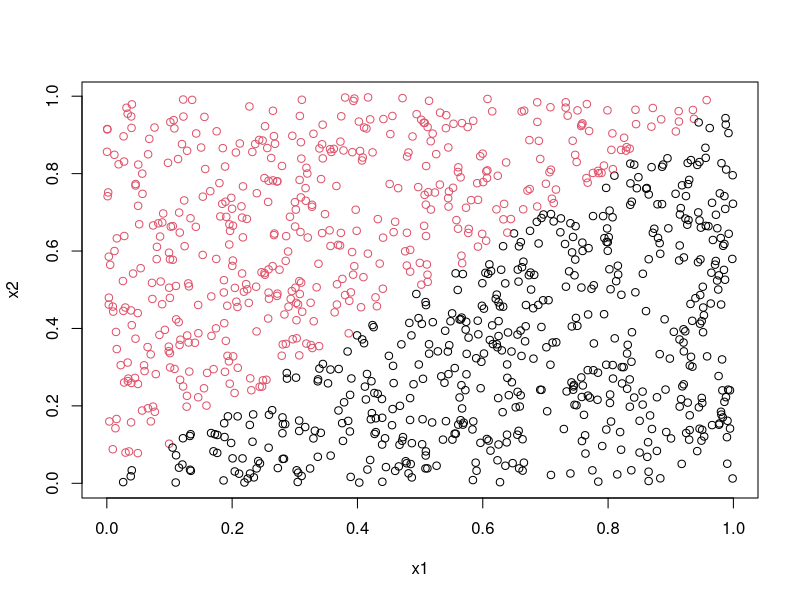
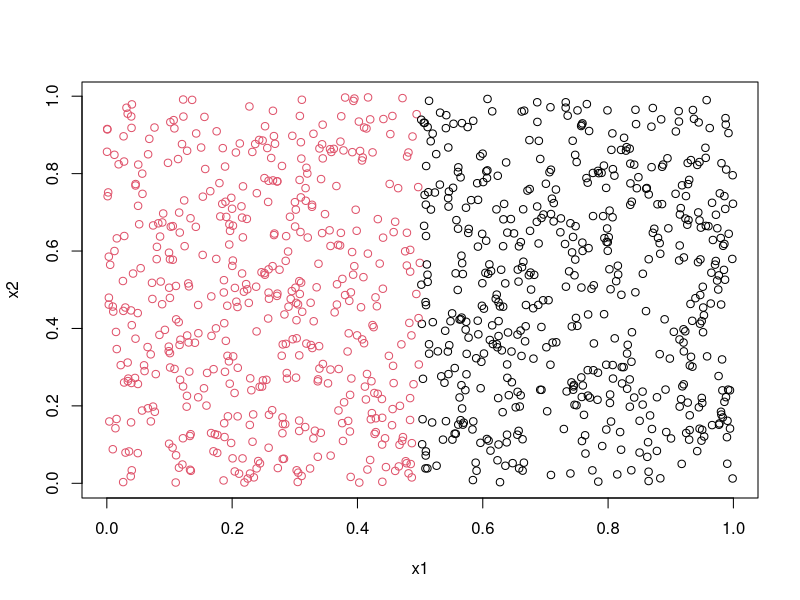
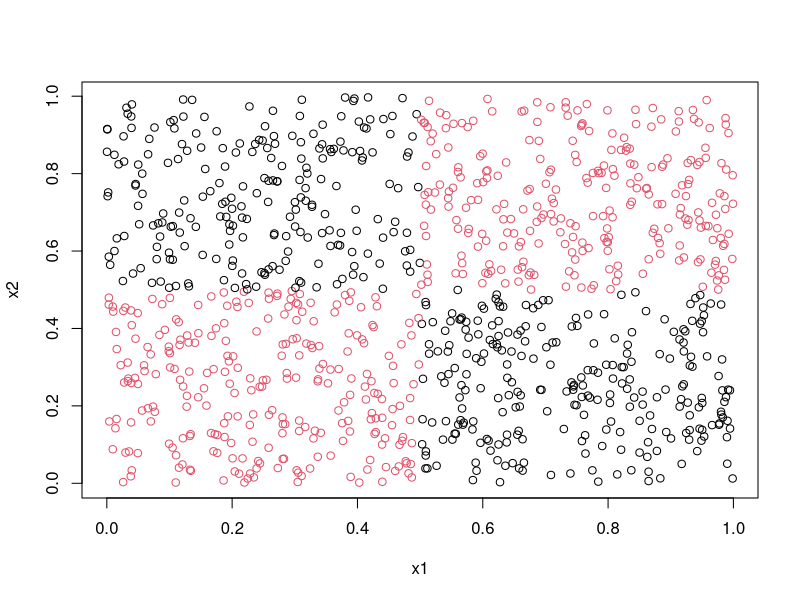
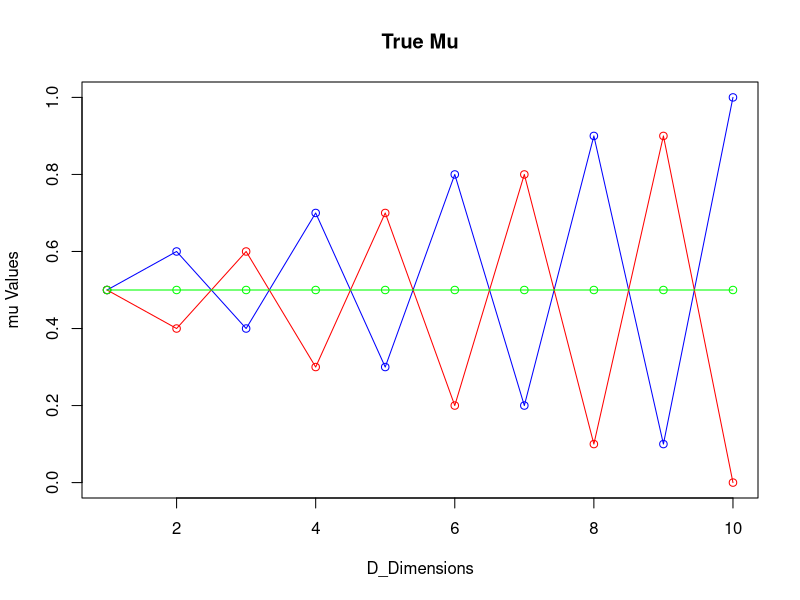

Write R code to recreate these figures, in order. (Note: a time limit stopped this script after it produced the figures.)
## ---- chunk 1
knitr::opts_chunk$set(echo = TRUE)
## ---- chunk 2
#training data
x1<-runif(100)
x2<-runif(100)
trdata<-cbind(x1,x2)
y<-as.numeric(x1<x2)
trlabels<-as.factor(y)
## ---- chunk 3
#test data
set.seed(1234)
x1<-runif(1000)
x2<-runif(1000)
tedata<-cbind(x1,x2)
y1<-as.numeric(x1<x2)
telabels<-as.factor(y1)
y<-telabels
tedata<-data.frame(x1,x2,y)
plot(x1,x2,col=(y1+1))
## ---- chunk 4
#Creating 1000 training datasets and storing them in a list
train_sets_1<-list()
for (i in 1:1000){
  x1<-runif(100)
  x2<-runif(100)
  trdata<-cbind(x1,x2)
  y<-as.numeric(x1<x2)
  trlabels<-as.factor(y)
  y<-trlabels
  trdata<-data.frame(x1,x2,y)
  train_sets_1[[i]]<-trdata
}

#test data
set.seed(1234)
x1<-runif(1000)
x2<-runif(1000)
tedata<-cbind(x1,x2)
y1<-as.numeric(x1<x2)
telabels<-as.factor(y1)
y<-telabels
tedata<-data.frame(x1,x2,y)


#A function to calculate misclassification error
missclass<- function(X,X1){
  n=length(X)
  return(1-sum(diag(table(X,X1)))/n)
}

#importing "randomForest" package
library(randomForest)

#three vectors to store misclassification errors for different trees
misclass_1<-c()
misclass_10<-c()
misclass_100<-c()

#learning a random forest with 1, 10 and 100 trees
for (i in train_sets_1){
  random_forest_1<-randomForest(y~., data=i, ntree=1, nodesize=25, keep.forest=TRUE)
  random_forest_10<-randomForest(y~., data=i, ntree=10, nodesize=25, keep.forest=TRUE)
  random_forest_100<-randomForest(y~., data=i, ntree=100, nodesize=25, keep.forest=TRUE)
  
  #computing misclassification errors with test data
  prediction_1<-predict(random_forest_1, newdata=tedata)
  misclass<-missclass(tedata$y,prediction_1)
  misclass_1<-c(misclass_1,misclass) #misclass errors for tree_1
  
  prediction_10<-predict(random_forest_10, newdata=tedata)
  misclass<-missclass(tedata$y,prediction_10)
  misclass_10<-c(misclass_10,misclass) #misclass errors for tree_10
  
  prediction_100<-predict(random_forest_100, newdata=tedata)
  misclass<-missclass(tedata$y,prediction_100)
  misclass_100<-c(misclass_100,misclass) #misclass errors for tree_100
}

#computing mean of misclassification errors
Mean<-c(mean(misclass_1),mean(misclass_10),mean(misclass_100))

#computing variance of misclassification errors
Variance<-c(var(misclass_1),var(misclass_10),var(misclass_100))

#storing mean and variance in a dataframe
df<-data.frame(Mean, Variance)
rownames(df)<-c("tree_1","tree_10","tree_100")
## ---- chunk 5
df
## ---- chunk 6
#Creating 1000 training datasets and storing them in a list
train_sets_1<-list()
for (i in 1:1000){
  x1<-runif(100)
  x2<-runif(100)
  trdata<-cbind(x1,x2)
  y<-as.numeric(x1<0.5)
  trlabels<-as.factor(y)
  y<-trlabels
  trdata<-data.frame(x1,x2,y)
  train_sets_1[[i]]<-trdata
}

#test data
set.seed(1234)
x1<-runif(1000)
x2<-runif(1000)
tedata<-cbind(x1,x2)
y1<-as.numeric(x1<0.5)
telabels<-as.factor(y1)
y<-telabels
tedata<-data.frame(x1,x2,y)
plot(x1,x2,col=(y1+1))
## ---- chunk 7
#three vectors to store misclassification errors for different trees
misclass_1<-c()
misclass_10<-c()
misclass_100<-c()

#learning a random forest with 1, 10 and 100 trees
for (i in train_sets_1){
  random_forest_1<-randomForest(y~., data=i, ntree=1, nodesize=25, keep.forest=TRUE)
  random_forest_10<-randomForest(y~., data=i, ntree=10, nodesize=25, keep.forest=TRUE)
  random_forest_100<-randomForest(y~., data=i, ntree=100, nodesize=25, keep.forest=TRUE)
  
  #computing misclassification errors with test data
  prediction_1<-predict(random_forest_1, newdata=tedata)
  misclass<-missclass(tedata$y,prediction_1)
  misclass_1<-c(misclass_1,misclass) #misclass errors for tree_1
  
  prediction_10<-predict(random_forest_10, newdata=tedata)
  misclass<-missclass(tedata$y,prediction_10)
  misclass_10<-c(misclass_10,misclass) #misclass errors for tree_10
  
  prediction_100<-predict(random_forest_100, newdata=tedata)
  misclass<-missclass(tedata$y,prediction_100)
  misclass_100<-c(misclass_100,misclass) #misclass errors for tree_100
}

#computing mean of misclassification errors
Mean<-c(mean(misclass_1),mean(misclass_10),mean(misclass_100))

#computing variance of misclassification errors
Variance<-c(var(misclass_1),var(misclass_10),var(misclass_100))

#storing mean and variance in a dataframe
df<-data.frame(Mean, Variance)
rownames(df)<-c("tree_1","tree_10","tree_100")
## ---- chunk 8
df
## ---- chunk 9
#Creating 1000 training datasets and storing them in a list
train_sets_1<-list()
for (i in 1:1000){
  x1<-runif(100)
  x2<-runif(100)
  trdata<-cbind(x1,x2)
  y<-as.numeric((x1<0.5 & x2<0.5)|(x1>0.5 & x2>0.5))
  trlabels<-as.factor(y)
  y<-trlabels
  trdata<-data.frame(x1,x2,y)
  train_sets_1[[i]]<-trdata
}

#test data
set.seed(1234)
x1<-runif(1000)
x2<-runif(1000)
tedata<-cbind(x1,x2)
y1<-as.numeric((x1<0.5 & x2<0.5)|(x1>0.5 & x2>0.5))
telabels<-as.factor(y1)
y<-telabels
tedata<-data.frame(x1,x2,y)
plot(x1,x2,col=(y1+1))
## ---- chunk 10
#three vectors to store misclassification errors for different trees
misclass_1<-c()
misclass_10<-c()
misclass_100<-c()

#learning a random forest with 1, 10 and 100 trees
for (i in train_sets_1){
  random_forest_1<-randomForest(y~., data=i, ntree=1, nodesize=12, keep.forest=TRUE)
  random_forest_10<-randomForest(y~., data=i, ntree=10, nodesize=12, keep.forest=TRUE)
  random_forest_100<-randomForest(y~., data=i, ntree=100, nodesize=12, keep.forest=TRUE)
  
  #computing misclassification errors with test data
  prediction_1<-predict(random_forest_1, newdata=tedata)
  misclass<-missclass(tedata$y,prediction_1)
  misclass_1<-c(misclass_1,misclass) #misclass errors for tree_1
  
  prediction_10<-predict(random_forest_10, newdata=tedata)
  misclass<-missclass(tedata$y,prediction_10)
  misclass_10<-c(misclass_10,misclass) #misclass errors for tree_10
  
  prediction_100<-predict(random_forest_100, newdata=tedata)
  misclass<-missclass(tedata$y,prediction_100)
  misclass_100<-c(misclass_100,misclass) #misclass errors for tree_100
}

#computing mean of misclassification errors
Mean<-c(mean(misclass_1),mean(misclass_10),mean(misclass_100))

#computing variance of misclassification errors
Variance<-c(var(misclass_1),var(misclass_10),var(misclass_100))

#storing mean and variance in a dataframe
df<-data.frame(Mean, Variance)
rownames(df)<-c("tree_1","tree_10","tree_100")
## ---- chunk 11
df
## ---- chunk 12
# Assignment 2
## ---- chunk 13
set.seed(1234567890)
max_it <- 100 # max number of EM iterations
min_change <- 0.1 # min change in log lik between two consecutive iterations
n=1000 # number of training points
D=10 # number of dimensions
x <- matrix(nrow=n, ncol=D) # training data
true_pi <- vector(length = 3) # true mixing coefficients
true_mu <- matrix(nrow=3, ncol=D) # true conditional distributions
true_pi=c(1/3, 1/3, 1/3)
true_mu[1,]=c(0.5,0.6,0.4,0.7,0.3,0.8,0.2,0.9,0.1,1)
true_mu[2,]=c(0.5,0.4,0.6,0.3,0.7,0.2,0.8,0.1,0.9,0)
true_mu[3,]=c(0.5,0.5,0.5,0.5,0.5,0.5,0.5,0.5,0.5,0.5)

plot(true_mu[1,], type="o", col="blue", ylim=c(0,1), 
     main="True Mu", xlab ="D_Dimensions", ylab = "mu Values")
points(true_mu[2,], type="o", col="red")
points(true_mu[3,], type="o", col="green")

# Producing the training data
for(i in 1:n) {
  m <- sample(1:3,1,prob=true_pi)
  for(d in 1:D) {
    x[i,d] <- rbinom(1,1,true_mu[m,d])
  } 
}

Mixture_Model <- function(M_clusters){
  M=M_clusters # number of clusters
  w <- matrix(nrow=n, ncol=M) # weights
  pi <- vector(length = M) # mixing coefficients
  mu <- matrix(nrow=M, ncol=D) # conditional distributions
  llik <- vector(length = max_it) # log likelihood of the EM iterations
  
  # Random initialization of the parameters
  pi <- runif(M,0.49,0.51)
  pi <- pi / sum(pi)
  
  for(a in 1:M) {
    mu[a,] <- runif(D,0.49,0.51)
  }
  pi
  mu
  for(it in 1:max_it)
  {
    # E-step: Computation of the weights
    for (d in 1:n)
    {
      p_x <- 0
      for (m in 1:M)
      { 
        #Bernouilli distributions
        p_x = p_x+ pi[m]*prod(((mu[m,]^x[d,])*((1-mu[m,])^(1-x[d,]))))
      }
      for (m in 1:M)
      {
        w[d,m] = pi[m]*prod(((mu[m,]^x[d,])*((1-mu[m,])^(1-x[d,])))) / p_x  
      }
    }
    #Log likelihood computation.
    log_L <- matrix(0, nrow =1000, ncol = M)
    llik[it] <-0
    bern_MM <- 0
    for(d in 1:n)
    {
      for (m in 1:M)
      {
        bern_MM <- prod( ((mu[m,]^x[d,])*((1-mu[m,])^(1-x[d,]))))
        log_L[d,m] <- pi[m] * bern_MM
      }
      llik[it]<- sum(log(rowSums(log_L)))
    }
    cat("iteration: ", it, "log likelihood: ", llik[it], "\n")
    flush.console()
    
    # Stop if the log likelihood has not changed significantly
    if (it > 1)
    {
      if (llik[it]-llik[it-1] < min_change)
      {
        if(M==2)
        {
          plot(mu[1,], type="o", col="blue", ylim=c(0,1),
               main="Plot for new mu values when cluster 2",xlab ="D_Dimensions",ylab = "mu Values")
          points(mu[2,], type="o", col="red")
        }
        if(M==3)
        {
          plot(mu[1,], type="o", col="blue", ylim=c(0,1),
               main="Plot for new mu values when cluster 3",xlab ="D_Dimensions",ylab = "mu Values")
          points(mu[2,], type="o", col="red")
          points(mu[3,], type="o", col="green")
        }
        if(M==4)
        {
          plot(mu[1,], type="o", col="blue", ylim=c(0,1),
               main="Plot for new mu values when cluster 4",xlab ="D_Dimensions",ylab = "mu Values")
          points(mu[2,], type="o", col="red")
          points(mu[3,], type="o", col="green")
          points(mu[4,], type="o", col="yellow")
        }
        break
      }
    }
    #M-step: ML parameter estimation from the data and fractional component assignments
    mu <- (t(w) %*% x) /colSums(w)
    pi <- colSums(w)/n
  }
  cat("PI : " , pi )
  cat("\n")
  cat("MU : ") 
  print(mu)
  plot(llik[1:it], type="o", main="Likelihood Plot for clusters",xlab ="Iterations",ylab = "Likelihood")
}

## ---- chunk 14
# For M=2
Mixture_Model(2)
## ---- chunk 15
# For M=3
Mixture_Model(3)
## ---- chunk 16
# For M=4
Mixture_Model(4)
